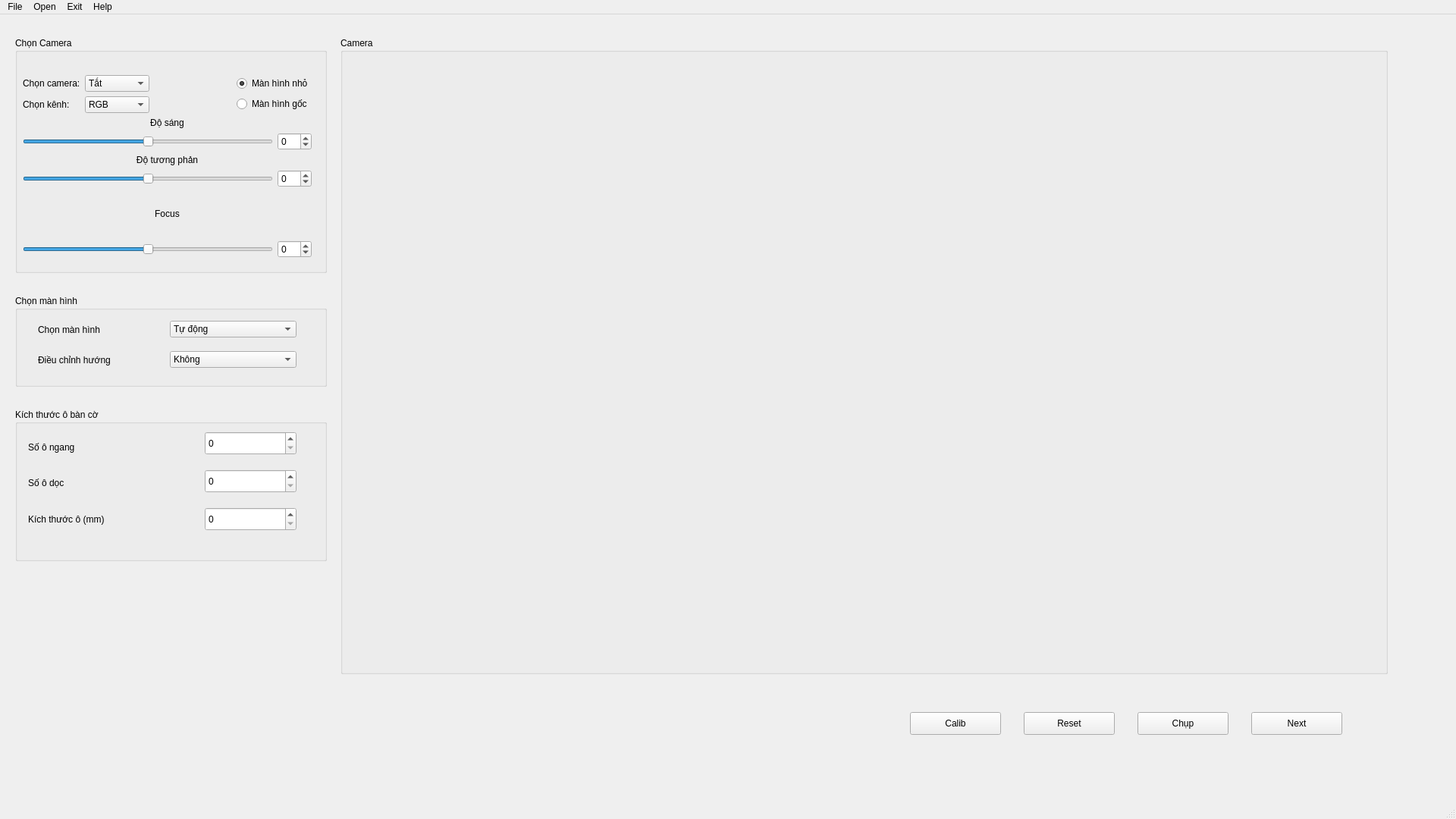
<?xml version="1.0" encoding="UTF-8"?>
<ui version="4.0">
 <class>CalibCameraWindow</class>
 <widget class="QMainWindow" name="CalibCameraWindow">
  <property name="geometry">
   <rect>
    <x>0</x>
    <y>0</y>
    <width>1920</width>
    <height>1080</height>
   </rect>
  </property>
  <property name="windowTitle">
   <string>CalibWindow</string>
  </property>
  <widget class="QWidget" name="centralwidget">
   <widget class="QGroupBox" name="groupBox_5">
    <property name="geometry">
     <rect>
      <x>20</x>
      <y>370</y>
      <width>411</width>
      <height>121</height>
     </rect>
    </property>
    <property name="title">
     <string>Chọn màn hình</string>
    </property>
    <widget class="QWidget" name="layoutWidget_5">
     <property name="geometry">
      <rect>
       <x>30</x>
       <y>30</y>
       <width>341</width>
       <height>31</height>
      </rect>
     </property>
     <layout class="QHBoxLayout" name="horizontalLayout_10">
      <item>
       <widget class="QLabel" name="chonCameraLB_2">
        <property name="text">
         <string>Chọn màn hình</string>
        </property>
       </widget>
      </item>
      <item>
       <widget class="QComboBox" name="choManHinhCB">
        <item>
         <property name="text">
          <string>Tự động</string>
         </property>
        </item>
        <item>
         <property name="text">
          <string>2:3 (1080 x 720) </string>
         </property>
        </item>
        <item>
         <property name="text">
          <string>16:9 (960 x 540) </string>
         </property>
        </item>
        <item>
         <property name="text">
          <string>16:9 (640 x 360) </string>
         </property>
        </item>
        <item>
         <property name="text">
          <string>4:3 (960 x 720) </string>
         </property>
        </item>
        <item>
         <property name="text">
          <string>4:3 (640 x 480) </string>
         </property>
        </item>
       </widget>
      </item>
     </layout>
    </widget>
    <widget class="QWidget" name="layoutWidget_9">
     <property name="geometry">
      <rect>
       <x>30</x>
       <y>70</y>
       <width>341</width>
       <height>31</height>
      </rect>
     </property>
     <layout class="QHBoxLayout" name="horizontalLayout_11">
      <item>
       <widget class="QLabel" name="chonCameraLB_3">
        <property name="text">
         <string>Điều chỉnh hướng</string>
        </property>
       </widget>
      </item>
      <item>
       <widget class="QComboBox" name="chonDieuHuongCB">
        <item>
         <property name="text">
          <string>Không</string>
         </property>
        </item>
        <item>
         <property name="text">
          <string>Lật</string>
         </property>
        </item>
        <item>
         <property name="text">
          <string>Đảo ngược</string>
         </property>
        </item>
        <item>
         <property name="text">
          <string>Xoay 90 độ sang trái</string>
         </property>
        </item>
        <item>
         <property name="text">
          <string>Xoay 90 độ sang phải</string>
         </property>
        </item>
       </widget>
      </item>
     </layout>
    </widget>
   </widget>
   <widget class="QGroupBox" name="cameraOptionGB">
    <property name="geometry">
     <rect>
      <x>20</x>
      <y>30</y>
      <width>411</width>
      <height>311</height>
     </rect>
    </property>
    <property name="title">
     <string>Chọn Camera</string>
    </property>
    <widget class="QWidget" name="verticalLayoutWidget_4">
     <property name="geometry">
      <rect>
       <x>10</x>
       <y>50</y>
       <width>381</width>
       <height>241</height>
      </rect>
     </property>
     <layout class="QVBoxLayout" name="verticalLayout_7">
      <item>
       <layout class="QHBoxLayout" name="horizontalLayout_12">
        <item>
         <layout class="QHBoxLayout" name="horizontalLayout_13">
          <item>
           <layout class="QGridLayout" name="gridLayout_3">
            <item row="0" column="0">
             <widget class="QLabel" name="chonCameraLB_4">
              <property name="text">
               <string>Chọn camera:</string>
              </property>
             </widget>
            </item>
            <item row="0" column="1">
             <widget class="QComboBox" name="chonCamCB">
              <item>
               <property name="text">
                <string>Tắt</string>
               </property>
              </item>
              <item>
               <property name="text">
                <string>Camera 0</string>
               </property>
              </item>
              <item>
               <property name="text">
                <string>Camera 1</string>
               </property>
              </item>
              <item>
               <property name="text">
                <string>Camera 2</string>
               </property>
              </item>
              <item>
               <property name="text">
                <string>Camera 3</string>
               </property>
              </item>
             </widget>
            </item>
            <item row="1" column="0">
             <widget class="QLabel" name="chonKenhLB_2">
              <property name="text">
               <string>Chọn kênh:</string>
              </property>
             </widget>
            </item>
            <item row="1" column="1">
             <widget class="QComboBox" name="chonKenhCB">
              <item>
               <property name="text">
                <string>RGB</string>
               </property>
              </item>
              <item>
               <property name="text">
                <string>Grayscale</string>
               </property>
              </item>
             </widget>
            </item>
           </layout>
          </item>
          <item>
           <spacer name="horizontalSpacer_4">
            <property name="orientation">
             <enum>Qt::Horizontal</enum>
            </property>
            <property name="sizeHint" stdset="0">
             <size>
              <width>40</width>
              <height>20</height>
             </size>
            </property>
           </spacer>
          </item>
          <item>
           <layout class="QGridLayout" name="gridLayout_4">
            <item row="1" column="0">
             <widget class="QRadioButton" name="smallScreenRB">
              <property name="text">
               <string>Màn hình nhỏ</string>
              </property>
              <property name="checked">
               <bool>true</bool>
              </property>
             </widget>
            </item>
            <item row="2" column="0">
             <widget class="QRadioButton" name="orginalScreenRB">
              <property name="text">
               <string>Màn hình gốc</string>
              </property>
             </widget>
            </item>
           </layout>
          </item>
         </layout>
        </item>
       </layout>
      </item>
      <item>
       <layout class="QVBoxLayout" name="verticalLayout_2">
        <item>
         <widget class="QLabel" name="doSangLB_3">
          <property name="text">
           <string>Độ sáng</string>
          </property>
          <property name="alignment">
           <set>Qt::AlignCenter</set>
          </property>
         </widget>
        </item>
        <item>
         <layout class="QHBoxLayout" name="horizontalLayout_2">
          <item>
           <widget class="QSlider" name="BrightnessSlider">
            <property name="minimum">
             <number>-50</number>
            </property>
            <property name="maximum">
             <number>50</number>
            </property>
            <property name="sliderPosition">
             <number>0</number>
            </property>
            <property name="orientation">
             <enum>Qt::Horizontal</enum>
            </property>
           </widget>
          </item>
          <item>
           <widget class="QDoubleSpinBox" name="doSangDSB">
            <property name="decimals">
             <number>0</number>
            </property>
            <property name="minimum">
             <double>-50.000000000000000</double>
            </property>
            <property name="maximum">
             <double>50.000000000000000</double>
            </property>
            <property name="value">
             <double>0.000000000000000</double>
            </property>
           </widget>
          </item>
         </layout>
        </item>
        <item>
         <widget class="QLabel" name="doSangLB_4">
          <property name="text">
           <string>Độ tương phản</string>
          </property>
          <property name="alignment">
           <set>Qt::AlignCenter</set>
          </property>
         </widget>
        </item>
        <item>
         <layout class="QHBoxLayout" name="horizontalLayout_5">
          <item>
           <widget class="QSlider" name="ContrastSlider">
            <property name="minimum">
             <number>-50</number>
            </property>
            <property name="maximum">
             <number>50</number>
            </property>
            <property name="sliderPosition">
             <number>0</number>
            </property>
            <property name="orientation">
             <enum>Qt::Horizontal</enum>
            </property>
           </widget>
          </item>
          <item>
           <widget class="QDoubleSpinBox" name="doTuongPhanDSB">
            <property name="decimals">
             <number>0</number>
            </property>
            <property name="minimum">
             <double>-50.000000000000000</double>
            </property>
            <property name="maximum">
             <double>50.000000000000000</double>
            </property>
            <property name="value">
             <double>0.000000000000000</double>
            </property>
           </widget>
          </item>
         </layout>
        </item>
       </layout>
      </item>
      <item>
       <widget class="QLabel" name="doSangLB_5">
        <property name="text">
         <string>Focus</string>
        </property>
        <property name="alignment">
         <set>Qt::AlignCenter</set>
        </property>
       </widget>
      </item>
      <item>
       <layout class="QHBoxLayout" name="horizontalLayout_6">
        <item>
         <widget class="QSlider" name="FocusSlider">
          <property name="minimum">
           <number>-50</number>
          </property>
          <property name="maximum">
           <number>50</number>
          </property>
          <property name="sliderPosition">
           <number>0</number>
          </property>
          <property name="orientation">
           <enum>Qt::Horizontal</enum>
          </property>
         </widget>
        </item>
        <item>
         <widget class="QDoubleSpinBox" name="focusDSB">
          <property name="decimals">
           <number>0</number>
          </property>
          <property name="minimum">
           <double>-50.000000000000000</double>
          </property>
          <property name="maximum">
           <double>50.000000000000000</double>
          </property>
          <property name="value">
           <double>0.000000000000000</double>
          </property>
         </widget>
        </item>
       </layout>
      </item>
     </layout>
    </widget>
   </widget>
   <widget class="QGroupBox" name="groupBox_6">
    <property name="geometry">
     <rect>
      <x>449</x>
      <y>30</y>
      <width>1381</width>
      <height>840</height>
     </rect>
    </property>
    <property name="title">
     <string>Camera</string>
    </property>
    <widget class="QLabel" name="anhMauLB">
     <property name="geometry">
      <rect>
       <x>1120</x>
       <y>30</y>
       <width>240</width>
       <height>320</height>
      </rect>
     </property>
     <property name="text">
      <string/>
     </property>
     <property name="scaledContents">
      <bool>true</bool>
     </property>
    </widget>
    <widget class="QLabel" name="label_3">
     <property name="geometry">
      <rect>
       <x>1210</x>
       <y>360</y>
       <width>55</width>
       <height>16</height>
      </rect>
     </property>
     <property name="text">
      <string/>
     </property>
    </widget>
    <widget class="QLabel" name="cameraLB">
     <property name="geometry">
      <rect>
       <x>20</x>
       <y>30</y>
       <width>1080</width>
       <height>720</height>
      </rect>
     </property>
     <property name="text">
      <string/>
     </property>
     <property name="scaledContents">
      <bool>false</bool>
     </property>
     <property name="alignment">
      <set>Qt::AlignCenter</set>
     </property>
    </widget>
    <widget class="QLabel" name="noteLB">
     <property name="geometry">
      <rect>
       <x>20</x>
       <y>760</y>
       <width>1340</width>
       <height>61</height>
      </rect>
     </property>
     <property name="text">
      <string/>
     </property>
    </widget>
    <widget class="QLabel" name="SoLB">
     <property name="geometry">
      <rect>
       <x>1120</x>
       <y>430</y>
       <width>240</width>
       <height>320</height>
      </rect>
     </property>
     <property name="font">
      <font>
       <pointsize>64</pointsize>
      </font>
     </property>
     <property name="text">
      <string/>
     </property>
     <property name="scaledContents">
      <bool>true</bool>
     </property>
     <property name="alignment">
      <set>Qt::AlignCenter</set>
     </property>
    </widget>
   </widget>
   <widget class="QPushButton" name="nextPage">
    <property name="geometry">
     <rect>
      <x>1650</x>
      <y>920</y>
      <width>120</width>
      <height>30</height>
     </rect>
    </property>
    <property name="text">
     <string>Next</string>
    </property>
   </widget>
   <widget class="QGroupBox" name="groupBox_7">
    <property name="geometry">
     <rect>
      <x>20</x>
      <y>520</y>
      <width>411</width>
      <height>201</height>
     </rect>
    </property>
    <property name="title">
     <string>Kích thước ô bàn cờ</string>
    </property>
    <widget class="QLabel" name="chonCameraLB_9">
     <property name="geometry">
      <rect>
       <x>17</x>
       <y>110</y>
       <width>111</width>
       <height>71</height>
      </rect>
     </property>
     <property name="text">
      <string>Kích thước ô (mm)</string>
     </property>
    </widget>
    <widget class="QLabel" name="SoLB_3">
     <property name="geometry">
      <rect>
       <x>20</x>
       <y>730</y>
       <width>381</width>
       <height>181</height>
      </rect>
     </property>
     <property name="text">
      <string>Kích thước ô (mm)</string>
     </property>
     <property name="scaledContents">
      <bool>true</bool>
     </property>
    </widget>
    <widget class="QLabel" name="chonCameraLB_8">
     <property name="geometry">
      <rect>
       <x>17</x>
       <y>90</y>
       <width>50</width>
       <height>16</height>
      </rect>
     </property>
     <property name="text">
      <string>Số ô dọc</string>
     </property>
    </widget>
    <widget class="QLabel" name="chonCameraLB_7">
     <property name="geometry">
      <rect>
       <x>17</x>
       <y>43</y>
       <width>65</width>
       <height>16</height>
      </rect>
     </property>
     <property name="text">
      <string>Số ô ngang</string>
     </property>
    </widget>
    <widget class="QSpinBox" name="soONgangSB">
     <property name="geometry">
      <rect>
       <x>250</x>
       <y>30</y>
       <width>121</width>
       <height>31</height>
      </rect>
     </property>
    </widget>
    <widget class="QSpinBox" name="soODocSB">
     <property name="geometry">
      <rect>
       <x>250</x>
       <y>80</y>
       <width>121</width>
       <height>31</height>
      </rect>
     </property>
    </widget>
    <widget class="QSpinBox" name="kichThuocOSB">
     <property name="geometry">
      <rect>
       <x>250</x>
       <y>130</y>
       <width>121</width>
       <height>31</height>
      </rect>
     </property>
     <property name="maximum">
      <number>100</number>
     </property>
    </widget>
   </widget>
   <widget class="QPushButton" name="chupBT">
    <property name="geometry">
     <rect>
      <x>1500</x>
      <y>920</y>
      <width>120</width>
      <height>30</height>
     </rect>
    </property>
    <property name="text">
     <string>Chụp</string>
    </property>
   </widget>
   <widget class="QLabel" name="KqLB">
    <property name="geometry">
     <rect>
      <x>20</x>
      <y>740</y>
      <width>411</width>
      <height>251</height>
     </rect>
    </property>
    <property name="text">
     <string/>
    </property>
    <property name="scaledContents">
     <bool>true</bool>
    </property>
   </widget>
   <widget class="QPushButton" name="resetBT">
    <property name="geometry">
     <rect>
      <x>1350</x>
      <y>920</y>
      <width>120</width>
      <height>30</height>
     </rect>
    </property>
    <property name="text">
     <string>Reset</string>
    </property>
   </widget>
   <widget class="QPushButton" name="calibBT">
    <property name="geometry">
     <rect>
      <x>1200</x>
      <y>920</y>
      <width>120</width>
      <height>30</height>
     </rect>
    </property>
    <property name="text">
     <string>Calib</string>
    </property>
   </widget>
  </widget>
  <widget class="QMenuBar" name="menubar">
   <property name="geometry">
    <rect>
     <x>0</x>
     <y>0</y>
     <width>1920</width>
     <height>26</height>
    </rect>
   </property>
   <widget class="QMenu" name="menuFile">
    <property name="title">
     <string>File</string>
    </property>
   </widget>
   <widget class="QMenu" name="menuOpen">
    <property name="title">
     <string>Open</string>
    </property>
    <addaction name="actionOpen"/>
   </widget>
   <widget class="QMenu" name="menuQuit">
    <property name="title">
     <string>Exit</string>
    </property>
   </widget>
   <widget class="QMenu" name="menuHelp">
    <property name="title">
     <string>Help</string>
    </property>
   </widget>
   <addaction name="menuFile"/>
   <addaction name="menuOpen"/>
   <addaction name="menuQuit"/>
   <addaction name="menuHelp"/>
  </widget>
  <widget class="QStatusBar" name="statusbar"/>
  <action name="actionOpen">
   <property name="text">
    <string>Open file</string>
   </property>
  </action>
 </widget>
 <resources/>
 <connections/>
</ui>
